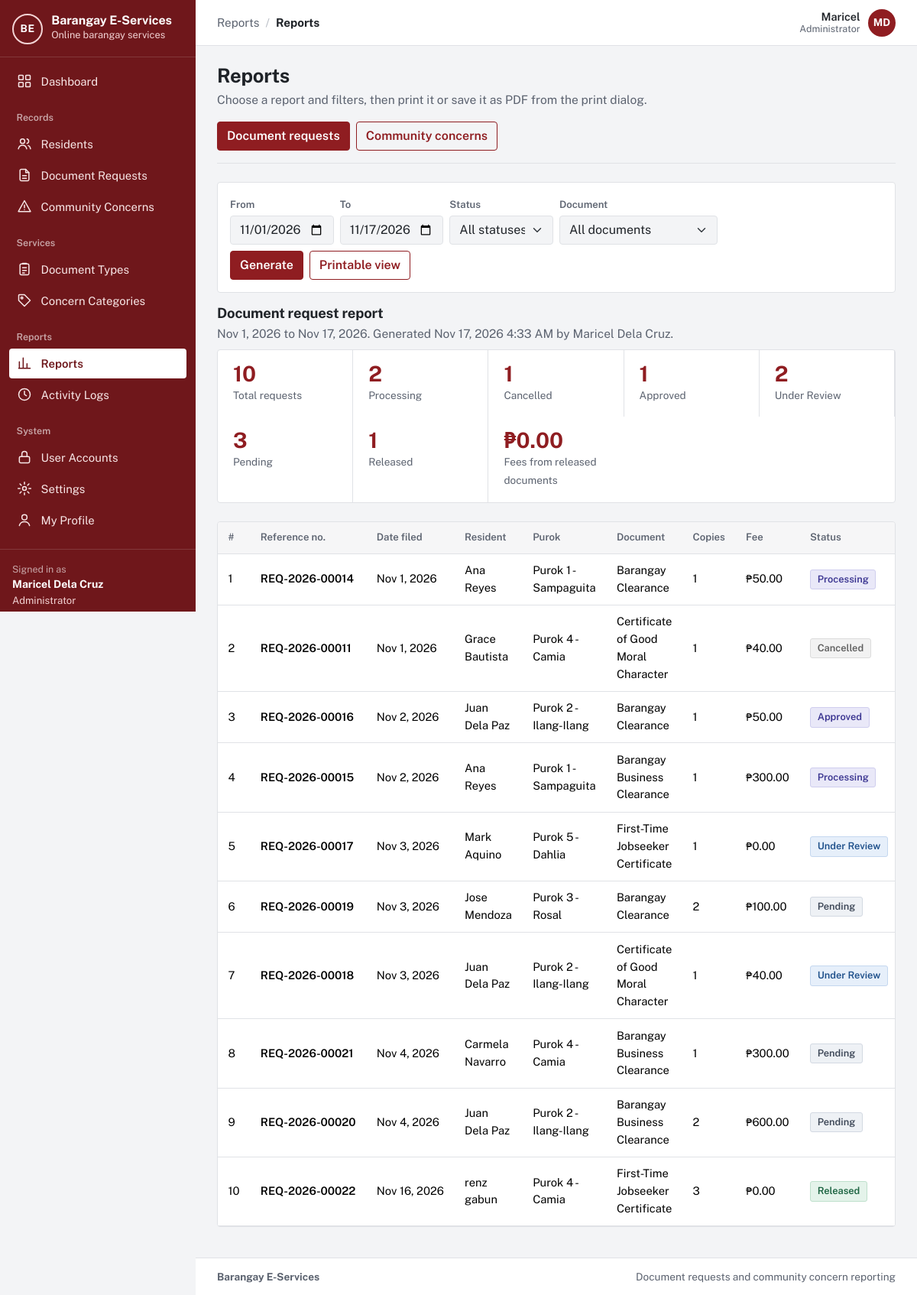
The app's page /barangay-eservices/reports.php (signed in) with its own data.
### tables this page shows
CREATE TABLE `users` (
  `user_id` int(10) UNSIGNED NOT NULL,
  `role_id` tinyint(3) UNSIGNED NOT NULL,
  `purok_id` smallint(5) UNSIGNED DEFAULT NULL,
  `first_name` varchar(60) NOT NULL,
  `last_name` varchar(60) NOT NULL,
  `email` varchar(120) NOT NULL,
  `contact_no` varchar(13) DEFAULT NULL,
  `street_address` varchar(150) DEFAULT NULL,
  `password_hash` varchar(255) NOT NULL,
  `email_verified_at` datetime DEFAULT NULL,
  `is_active` tinyint(1) NOT NULL DEFAULT 1,
  `failed_logins` tinyint(3) UNSIGNED NOT NULL DEFAULT 0,
  `locked_until` datetime DEFAULT NULL,
  `created_at` datetime NOT NULL DEFAULT current_timestamp(),
  `updated_at` datetime NOT NULL DEFAULT current_timestamp() ON UPDATE current_timestamp()
);

CREATE TABLE `roles` (
  `role_id` tinyint(3) UNSIGNED NOT NULL,
  `role_key` varchar(20) NOT NULL,
  `role_name` varchar(50) NOT NULL
);

CREATE TABLE `document_requests` (
  `request_id` int(10) UNSIGNED NOT NULL,
  `reference_no` varchar(20) DEFAULT NULL,
  `resident_id` int(10) UNSIGNED NOT NULL,
  `doc_type_id` smallint(5) UNSIGNED NOT NULL,
  `purpose` varchar(255) NOT NULL,
  `copies` tinyint(3) UNSIGNED NOT NULL DEFAULT 1,
  `fee_amount` decimal(8,2) NOT NULL,
  `status` enum('Pending','Under Review','Approved','Rejected','Processing','Ready for Pickup','Released','Cancelled') NOT NULL DEFAULT 'Pending',
  `remarks` varchar(500) DEFAULT NULL,
  `handled_by` int(10) UNSIGNED DEFAULT NULL,
  `is_archived` tinyint(1) NOT NULL DEFAULT 0,
  `created_at` datetime NOT NULL DEFAULT current_timestamp(),
  `updated_at` datetime NOT NULL DEFAULT current_timestamp() ON UPDATE current_timestamp()
);

CREATE TABLE `puroks` (
  `purok_id` smallint(5) UNSIGNED NOT NULL,
  `purok_name` varchar(60) NOT NULL
);

CREATE TABLE `document_types` (
  `doc_type_id` smallint(5) UNSIGNED NOT NULL,
  `name` varchar(100) NOT NULL,
  `description` varchar(500) NOT NULL,
  `fee` decimal(8,2) NOT NULL DEFAULT 0.00,
  `processing_days` tinyint(3) UNSIGNED NOT NULL DEFAULT 1,
  `is_archived` tinyint(1) NOT NULL DEFAULT 0,
  `created_at` datetime NOT NULL DEFAULT current_timestamp(),
  `updated_at` datetime NOT NULL DEFAULT current_timestamp() ON UPDATE current_timestamp()
);

### barangay-eservices/reports.php (the view, shortened to what the rows shown need)
<?php
require __DIR__ . '/app/bootstrap.php';
$user = require_role(ROLE_STAFF, ROLE_ADMIN);
$type = query_param('type') === 'concerns' ? 'concerns' : 'requests';
$defaultFrom = date('Y-m-01');
$defaultTo = date('Y-m-d');
$from = preg_match('/^\d{4}-\d{2}-\d{2}$/', query_param('from')) ? query_param('from') : $defaultFrom;
$to = preg_match('/^\d{4}-\d{2}-\d{2}$/', query_param('to')) ? query_param('to') : $defaultTo;
$params = [$from . ' 00:00:00', $to . ' 23:59:59'];
if ($type === 'requests') {
    $where = 'dr.created_at BETWEEN ? AND ?';
    $rows = db_all(
        "SELECT dr.reference_no, dr.status, dr.copies, dr.fee_amount, dr.purpose, dr.created_at, dr.updated_at,
                dt.name AS doc_name, u.first_name, u.last_name, p.purok_name
           FROM document_requests dr
           JOIN document_types dt ON dt.doc_type_id = dr.doc_type_id
           JOIN users u ON u.user_id = dr.resident_id
           LEFT JOIN puroks p ON p.purok_id = u.purok_id
          WHERE $where ORDER BY dr.created_at",
        $params
    );
}
$filterText = [];
$title = $type === 'requests' ? 'Document request report' : 'Community concern report';
$activeNav = 'reports';
require APP_ROOT . '/app/views/header.php';
?>
<div class="page-head no-print">
  <div><h1>Reports</h1><p>Choose a report and filters, then print it or save it as PDF from the print dialog.</p></div>
</div>
<div class="report-head">
  <h2 class="mb-1"><?= e($title) ?></h2>
  <p class="text-muted mb-2">
    <?= e(format_date($from)) ?> to <?= e(format_date($to)) ?><?= $filterText ? '. ' . e(implode('; ', $filterText)) : '' ?>.
    Generated <?= e(format_datetime(date('Y-m-d H:i:s'))) ?> by <?= e(full_name($user)) ?>.
  </p>
</div>
<div class="table-wrap">
  <?php if (!$rows): ?><div class="empty"><p>No records in this period with these filters.</p></div><?php elseif ($type === 'requests'): ?>
  <table class="table">
    <thead><tr><th scope="col">#</th><th scope="col">Reference no.</th><th scope="col">Date filed</th><th scope="col">Resident</th><th scope="col">Purok</th><th scope="col">Document</th><th scope="col">Copies</th><th scope="col">Fee</th><th scope="col">Status</th><th scope="col">Last update</th></tr></thead>
    <tbody>
    <?php foreach ($rows as $i => $r): ?>
      <tr><td><?= $i + 1 ?></td><td class="ref"><?= e($r['reference_no']) ?></td><td class="nowrap"><?= e(format_date($r['created_at'])) ?></td><td><?= e(full_name($r)) ?></td><td><?= e($r['purok_name']) ?></td><td><?= e($r['doc_name']) ?></td><td><?= (int) $r['copies'] ?></td><td class="nowrap"><?= e(peso($r['fee_amount'])) ?></td><td><?= status_badge($r['status']) ?></td><td class="nowrap"><?= e(format_date($r['updated_at'])) ?></td></tr>
    <?php endforeach; ?>
    </tbody>
  </table>
  <?php endif; ?>
</div>
<?php require APP_ROOT . '/app/views/footer.php'; ?>

### barangay-eservices/app/views/header.php (shortened to what the rows shown need)
<?php
$user = current_user();
$role = $user['role_key'] ?? null;
$verified = $user && is_verified($user);
$activeNav = $activeNav ?? '';
$appLayout = $user && $verified;
$groups = [];
if ($appLayout && $role === ROLE_ADMIN) {
    $groups = [
        '' => ['dashboard' => ['admin/dashboard.php', 'Dashboard', 'dashboard']],
        'Records' => [
            'residents' => ['residents.php', 'Residents', 'residents'],
            'requests'  => ['requests.php', 'Document Requests', 'document'],
            'concerns'  => ['concerns.php', 'Community Concerns', 'concern'],
        ],
        'Services' => [
            'doctypes'   => ['admin/document-types.php', 'Document Types', 'services'],
            'categories' => ['admin/categories.php', 'Concern Categories', 'category'],
        ],
        'Reports' => [
            'reports' => ['reports.php', 'Reports', 'reports'],
            'logs'    => ['admin/logs.php', 'Activity Logs', 'logs'],
        ],
        'System' => [
            'users'    => ['admin/users.php', 'User Accounts', 'accounts'],
            'settings' => ['admin/settings.php', 'Settings', 'settings'],
            'profile'  => ['profile.php', 'My Profile', 'profile'],
        ],
    ];
}
$crumbGroup = '';
$crumbItem = $pageTitle ?? '';
foreach ($groups as $label => $items) {
    if (isset($items[$activeNav])) {
        $crumbGroup = $label;
        $crumbItem = $items[$activeNav][1];
    }
}
?><!doctype html>
<html lang="en">
<head>
  <link rel="stylesheet" href="<?= e(asset('vendor/bootstrap/bootstrap.min.css')) ?>">
  <link rel="stylesheet" href="<?= e(asset('css/app.css')) ?>">
</head>
<body class="<?= $appLayout ? 'app-body' : 'public-body' ?>">
<?php if ($appLayout): ?>
<div class="app-shell">
  <aside class="sidebar offcanvas-lg offcanvas-start" id="sidebar" tabindex="-1" aria-label="Main navigation">
    <div class="sidebar-brand">
      <a class="brand" href="<?= e(url(home_path_for_role($role))) ?>">
        <?= render_app_mark() ?>
        <span class="brand-text">
          <span class="brand-name"><?= e(app_name()) ?></span>
          <span class="brand-sub">Online barangay services</span>
        </span>
      </a>
    </div>
    <nav class="sidebar-nav">
      <?php foreach ($groups as $label => $items): ?>
        <?php if ($label !== ''): ?><div class="sidebar-heading"><?= e($label) ?></div><?php endif; ?>
        <ul class="sidebar-list">
          <?php foreach ($items as $key => [$path, $itemLabel, $iconName]): ?>
            <li>
              <a class="sidebar-link<?= $key === $activeNav ? ' active' : '' ?>" <?= $key === $activeNav ? 'aria-current="page"' : '' ?> href="<?= e(url($path)) ?>">
                <?= icon($iconName) ?><span><?= e($itemLabel) ?></span>
              </a>
            </li>
          <?php endforeach; ?>
        </ul>
      <?php endforeach; ?>
    </nav>
    <div class="sidebar-user">
      <div class="sidebar-user-label">Signed in as</div>
      <div class="sidebar-user-name"><?= e(full_name($user)) ?></div>
      <div class="sidebar-user-role"><?= e($user['role_name']) ?></div>
      <form method="post" action="<?= e(url('auth/logout.php')) ?>">
      </form>
    </div>
  </aside>
  <div class="app-main">
    <header class="topbar">
      <nav class="topbar-crumb" aria-label="You are here">
        <?php if ($crumbGroup !== ''): ?><span class="crumb-group"><?= e($crumbGroup) ?></span><span class="crumb-sep" aria-hidden="true">/</span><?php endif; ?>
        <span class="crumb-item"><?= e($crumbItem) ?></span>
      </nav>
      <div class="topbar-user">
        <span class="topbar-user-text"><span class="topbar-user-name"><?= e($user['first_name']) ?></span><span class="topbar-user-role"><?= e($user['role_name']) ?></span></span>
        <a class="avatar" href="<?= e(url('profile.php')) ?>" title="My profile" aria-label="My profile"><?= e(mb_strtoupper(mb_substr($user['first_name'], 0, 1) . mb_substr($user['last_name'], 0, 1))) ?></a>
      </div>
    </header>
    <main id="main" class="page">
<?php endif; ?>

### barangay-eservices/app/lib/workflow.php (shortened to what the rows shown need)
<?php
function status_badge(string $status): string
{
    $tone = match ($status) {
        'Pending', 'Submitted'                    => 'waiting',
        'Under Review', 'Assigned'                => 'review',
        'Approved', 'Processing', 'In Progress'   => 'active',
        'Ready for Pickup', 'Resolved'            => 'ready',
        'Released', 'Closed'                      => 'done',
        'Rejected'                                => 'stopped',
        'Cancelled', 'Withdrawn'                  => 'muted',
        default                                   => 'muted',
    };
    return '<span class="status status-' . $tone . '">' . e($status) . '</span>';
}

### records on screen
users: full_name($user) "Maricel Dela Cruz", role.role_name "Administrator", first_name "Maricel", first_name+last_name "MD"
document_requests: reference_no "REQ-2026-00014", created_at "Nov 1, 2026", resident.last_name "Ana Reyes", puroks.purok_name "Purok 1 - Sampaguita", doc_type.name "Barangay Clearance", copies "1", fee_amount "₱50.00", status "Processing"
document_requests: reference_no "REQ-2026-00011", created_at "Nov 1, 2026", resident.last_name "Grace Bautista", puroks.purok_name "Purok 4 - Camia", doc_type.name "Certificate of Good Moral Character", copies "1", fee_amount "₱40.00", status "Cancelled"
document_requests: reference_no "REQ-2026-00016", created_at "Nov 2, 2026", resident.last_name "Juan Dela Paz", puroks.purok_name "Purok 2 - Ilang-Ilang", doc_type.name "Barangay Clearance", copies "1", fee_amount "₱50.00", status "Approved"
document_requests: reference_no "REQ-2026-00015", created_at "Nov 2, 2026", resident.last_name "Ana Reyes", puroks.purok_name "Purok 1 - Sampaguita", doc_type.name "Barangay Business Clearance", copies "1", fee_amount "₱300.00", status "Processing"
document_requests: reference_no "REQ-2026-00017", created_at "Nov 3, 2026", resident.last_name "Mark Aquino", puroks.purok_name "Purok 5 - Dahlia", doc_type.name "First-Time Jobseeker Certificate", copies "1", fee_amount "₱0.00", status "Under Review"
document_requests: reference_no "REQ-2026-00019", created_at "Nov 3, 2026", resident.last_name "Jose Mendoza", puroks.purok_name "Purok 3 - Rosal", doc_type.name "Barangay Clearance", copies "2", fee_amount "₱100.00", status "Pending"
document_requests: reference_no "REQ-2026-00018", created_at "Nov 3, 2026", resident.last_name "Juan Dela Paz", puroks.purok_name "Purok 2 - Ilang-Ilang", doc_type.name "Certificate of Good Moral Character", copies "1", fee_amount "₱40.00", status "Under Review"
document_requests: reference_no "REQ-2026-00021", created_at "Nov 4, 2026", resident.last_name "Carmela Navarro", puroks.purok_name "Purok 4 - Camia", doc_type.name "Barangay Business Clearance", copies "1", fee_amount "₱300.00", status "Pending"
document_requests: reference_no "REQ-2026-00020", created_at "Nov 4, 2026", resident.last_name "Juan Dela Paz", puroks.purok_name "Purok 2 - Ilang-Ilang", doc_type.name "Barangay Business Clearance", copies "2", fee_amount "₱600.00", status "Pending"
document_requests: reference_no "REQ-2026-00022", created_at "Nov 16, 2026", resident.last_name "renz gabun", puroks.purok_name "Purok 4 - Camia", doc_type.name "First-Time Jobseeker Certificate", copies "3", fee_amount "₱0.00", status "Released"

### other values on screen
app_name() "Barangay E-Services"
$itemLabel "Dashboard"
$label "Records"
$itemLabel "Residents"
$itemLabel "Document Requests"
$itemLabel "Community Concerns"
$label "Services"
$itemLabel "Document Types"
$itemLabel "Concern Categories"
$label "Reports"
$itemLabel "Reports"
$itemLabel "Activity Logs"
$label "System"
$itemLabel "User Accounts"
$itemLabel "Settings"
